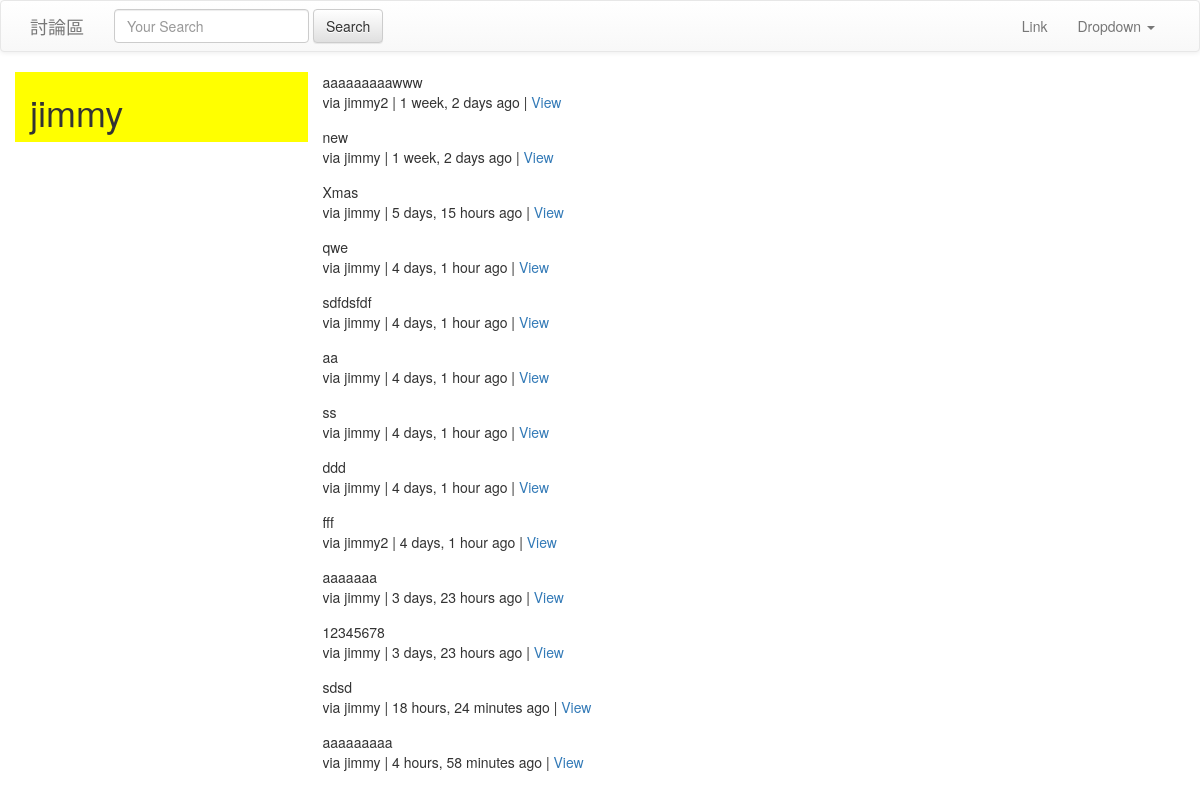
The app's page / (signed in) with its own data.
### tweets/models.py (models this page shows)
class Tweet(models.Model):
	user = models.ForeignKey(settings.AUTH_USER_MODEL)
	content = models.CharField(max_length = 140,validators = [validate_content])
	updated = models.DateTimeField(auto_now = True)
	timestamp = models.DateTimeField(auto_now_add = True)
	def __str__(self):
		return str(self.content)
	def get_absolute_url(self,):
		return reverse("tweet:detail", kwargs={"pk":self.pk})

### tweets/views.py (the view)
# urls.py: url(r'^$', TweetListView.as_view(),name='home'),
class TweetListView(ListView):
	def get_queryset(self,*args,**kwargs):
		qs = Tweet.objects.all()
		print('qs_first: ',qs)
		print(self.request.GET)
		query = self.request.GET.get("q",None)
		print('query: ',query)
		if query is not None:
			qs = qs.filter(
				Q(content__icontains=query)|
				Q(user__username__icontains=query)
				)
		print('qs:',qs)
		return qs
	def get_context_data(self,*args,**kwargs):
		context = super(TweetListView, self).get_context_data(*args, **kwargs)
		return context

### templates/tweets/tweet_list.html (shortened to what this page needs)
{% extends "base.html"  %}
{% block content %}
<div class='row' >
<div class='col-sm-3' style='background-color: yellow;'>
<h1>{{ request.user }}</h1>
	</div>
	<div class='col-sm-9'>
	{% for object in object_list%}
		<div class="media">
		    <div class="media-body">
		    {{ object.content }}<br/>
		    via {{ object.user }} | {{ object.timestamp|timesince }} ago | <a href ='{{object.get_absolute_url }}'> View </a>
		    </div>
	   </div>
		{% empty %}
		{%  if request.GET.q%}
		<p>No tweets found.</p>
		{%else %}
		<p>No tweets yet.</p>
		{% endif %}
		{% endfor %}
	</div>
</div>
{% endblock content %}

### records on screen
Tweet: content "aaaaaaaaawww", user "jimmy2", timestamp "1 week, 2 days"
Tweet: content "new", user "jimmy", timestamp "1 week, 2 days"
Tweet: content "Xmas", user "jimmy", timestamp "5 days, 15 hours"
Tweet: content "qwe", user "jimmy", timestamp "4 days, 1 hour"
Tweet: content "sdfdsfdf", user "jimmy", timestamp "4 days, 1 hour"
Tweet: content "aa", user "jimmy", timestamp "4 days, 1 hour"
Tweet: content "ss", user "jimmy", timestamp "4 days, 1 hour"
Tweet: content "ddd", user "jimmy", timestamp "4 days, 1 hour"
Tweet: content "fff", user "jimmy2", timestamp "4 days, 1 hour"
Tweet: content "aaaaaaa", user "jimmy", timestamp "3 days, 23 hours"
Tweet: content "12345678", user "jimmy", timestamp "3 days, 23 hours"
Tweet: content "sdsd", user "jimmy", timestamp "18 hours, 24 minutes"
Tweet: content "aaaaaaaaa", user "jimmy", timestamp "4 hours, 58 minutes"

### other values on screen
{{ request.user }} "jimmy"
